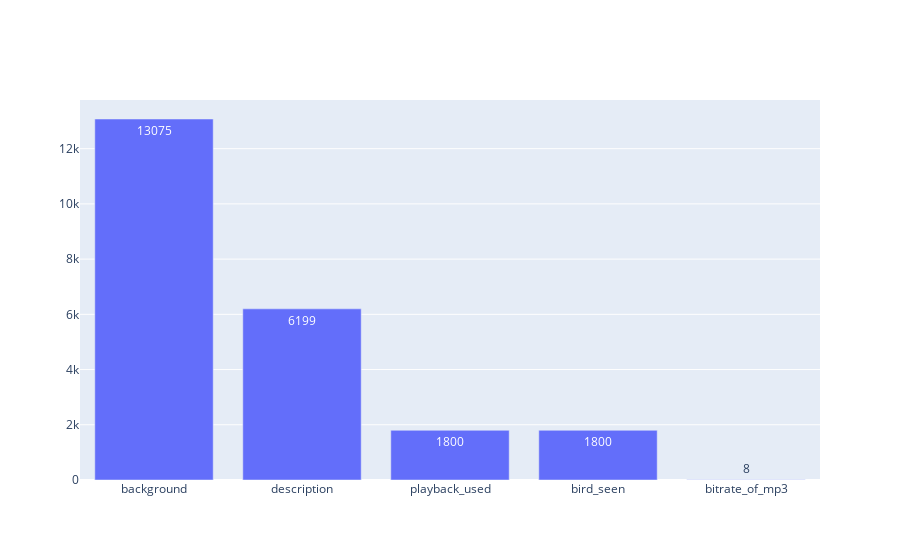

Source (notebook cell):
### Markdown cell above
## Missing Values

Analyze missing data and determine cleaning steps.

### Code cell
missing = train.isna().sum().sort_values(ascending=False)
missing = missing[missing != 0]
fig = go.Figure(data=[go.Bar(y=missing, x=missing.index, text=missing, textposition='auto')])
fig.show()

### Figure 1 — Plotly figure (JSON) as saved in the notebook; plotly's stock layout.template omitted (floating-point values rounded to 4 significant figures)
{"data": [{"text": [13075, 6199, 1800, 1800, 8], "textposition": "auto", "type": "bar", "x": ["background", "description", "playback_used", "bird_seen", "bitrate_of_mp3"], "y": [13075, 6199, 1800, 1800, 8]}], "layout": {}}
